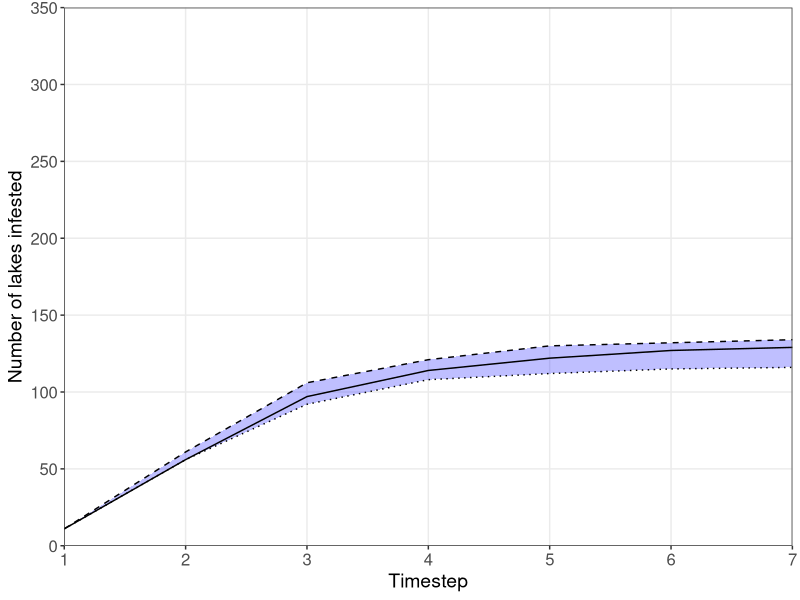
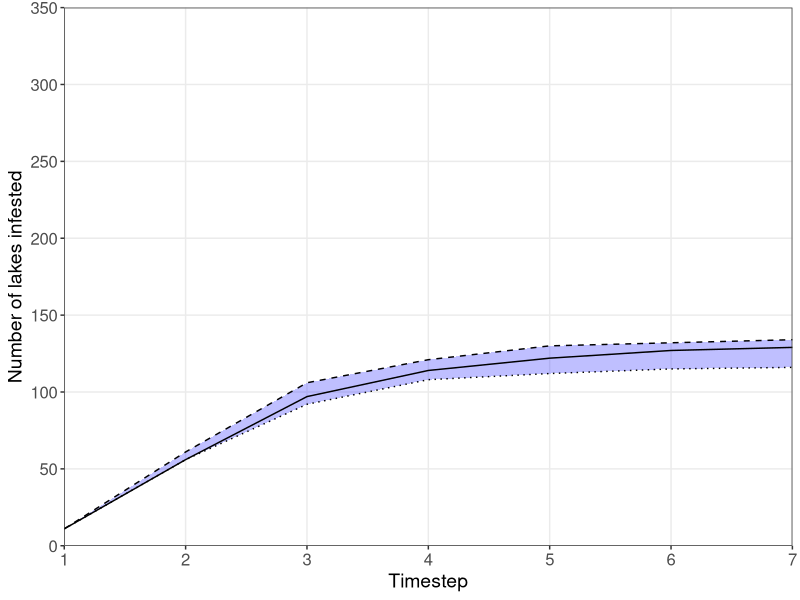

The R script that drew these images, in order:
library(ggplot2)
library(readxl)
library(tidyr) # This library is necessary for converting the dataframe from long to wide format (pivot_wider function)

setwd("C:/Users/RDEL1CMC/Desktop/Congressional_Ad_Projects/Dreissenid_Mussel_Model/Results/") # set to your working directory

dat <- read_excel("Test_Sensitivity_Results.xlsx")

dat <- dat[c(1,3:4)] # I dropped the "parameter" variable -- necessary to use pivot_wider
dat$RunNumber <- paste("Run",dat$RunNumber, sep="") # Converting from number type to string
# pivot_wider makes a column for each RunNumber
# This way you can select min/max for the geom_ribbon function
dat %>% 
  ggplot(aes(x = TimeStep)) +
  #ylim(0,325) +
  scale_x_continuous(limits = c(1,7), expand = c(0,0)) +
  scale_y_continuous(limits = c(0,350), expand = c(0,0), breaks = seq(0, 350, 50)) +
  geom_ribbon(
    data = ~ pivot_wider(., names_from = RunNumber, values_from = infested),
    aes(ymin = Run6, ymax = Run10), fill = "blue", alpha = 0.25
  ) +
  geom_line(aes(y = infested,
                linetype=RunNumber), # added line type back inside "aes"
            color= "black", # added color outside "aes" so all would be black
            lwd  = 0.5, )  +
  scale_linetype_manual(name = "", values = c("dashed", "dotted", "solid")) + 
  ylab("Number of lakes infested") + xlab("Timestep") +
  
  theme_bw() +
  theme(legend.position = "none") +# this takes out the legend
  theme(axis.text=element_text(size=12), axis.title=element_text(size=14))+ # Changes the font size of axes labels
  theme(panel.grid.minor = element_blank()) # takes out the minor grid lines -- I did this because you don't have 0.5 timesteps

ggsave("HSI_12222022.jpg", height=10, width=8)


